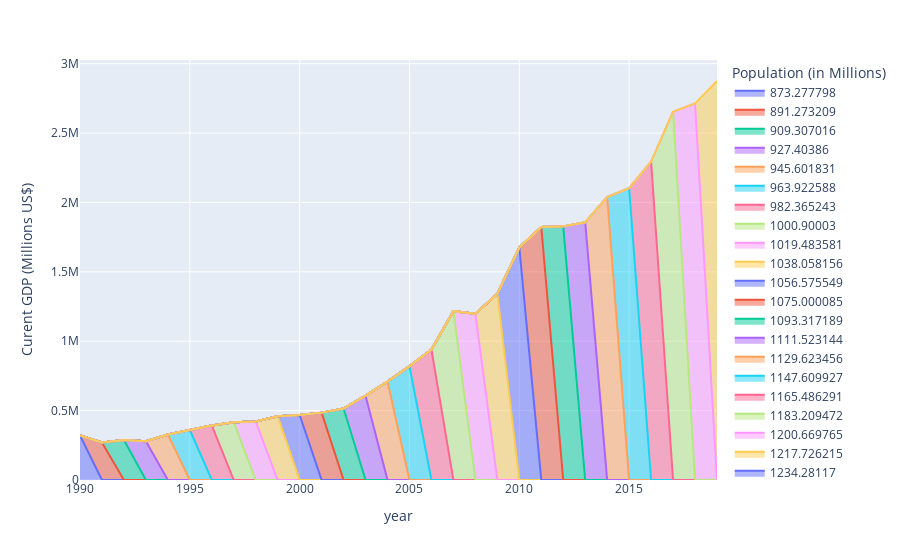

Source (notebook cell):
### Code cell
fig = px.area(df, x='year', y='Curent GDP (Millions US$)', color='Population (in Millions)')
fig.show()

### Figure 1 — Plotly figure (JSON) as saved in the notebook; plotly's stock layout.template omitted (floating-point values rounded to 4 significant figures)
{"data": [{"hovertemplate": "Population (in Millions)=873.277798<br>year=%{x}<br>Curent GDP (Millions US$)=%{y}<extra></extra>", "legendgroup": "873.277798", "line": {"color": "#636efa"}, "mode": "lines", "name": "873.277798", "orientation": "v", "showlegend": true, "stackgroup": "1", "type": "scatter", "x": [1990], "xaxis": "x", "y": [320979], "yaxis": "y"}, {"hovertemplate": "Population (in Millions)=891.273209<br>year=%{x}<br>Curent GDP (Millions US$)=%{y}<extra></extra>", "legendgroup": "891.273209", "line": {"color": "#EF553B"}, "mode": "lines", "name": "891.273209", "orientation": "v", "showlegend": true, "stackgroup": "1", "type": "scatter", "x": [1991], "xaxis": "x", "y": [270105], "yaxis": "y"}, {"hovertemplate": "Population (in Millions)=909.307016<br>year=%{x}<br>Curent GDP (Millions US$)=%{y}<extra></extra>", "legendgroup": "909.307016", "line": {"color": "#00cc96"}, "mode": "lines", "name": "909.307016", "orientation": "v", "showlegend": true, "stackgroup": "1", "type": "scatter", "x": [1992], "xaxis": "x", "y": [288208], "yaxis": "y"}, {"hovertemplate": "Population (in Millions)=927.40386<br>year=%{x}<br>Curent GDP (Millions US$)=%{y}<extra></extra>", "legendgroup": "927.40386", "line": {"color": "#ab63fa"}, "mode": "lines", "name": "927.40386", "orientation": "v", "showlegend": true, "stackgroup": "1", "type": "scatter", "x": [1993], "xaxis": "x", "y": [279296], "yaxis": "y"}, {"hovertemplate": "Population (in Millions)=945.601831<br>year=%{x}<br>Curent GDP (Millions US$)=%{y}<extra></extra>", "legendgroup": "945.601831", "line": {"color": "#FFA15A"}, "mode": "lines", "name": "945.601831", "orientation": "v", "showlegend": true, "stackgroup": "1", "type": "scatter", "x": [1994], "xaxis": "x", "y": [327276], "yaxis": "y"}, {"hovertemplate": "Population (in Millions)=963.922588<br>year=%{x}<br>Curent GDP (Millions US$)=%{y}<extra></extra>", "legendgroup": "963.922588", "line": {"color": "#19d3f3"}, "mode": "lines", "name": "963.922588", "orientation": "v", "showlegend": true, "stackgroup": "1", "type": "scatter", "x": [1995], "xaxis": "x", "y": [360282], "yaxis": "y"}, {"hovertemplate": "Population (in Millions)=982.365243<br>year=%{x}<br>Curent GDP (Millions US$)=%{y}<extra></extra>", "legendgroup": "982.365243", "line": {"color": "#FF6692"}, "mode": "lines", "name": "982.365243", "orientation": "v", "showlegend": true, "stackgroup": "1", "type": "scatter", "x": [1996], "xaxis": "x", "y": [392897], "yaxis": "y"}, {"hovertemplate": "Population (in Millions)=1000.90003<br>year=%{x}<br>Curent GDP (Millions US$)=%{y}<extra></extra>", "legendgroup": "1000.90003", "line": {"color": "#B6E880"}, "mode": "lines", "name": "1000.90003", "orientation": "v", "showlegend": true, "stackgroup": "1", "type": "scatter", "x": [1997], "xaxis": "x", "y": [415868], "yaxis": "y"}, {"hovertemplate": "Population (in Millions)=1019.483581<br>year=%{x}<br>Curent GDP (Millions US$)=%{y}<extra></extra>", "legendgroup": "1019.483581", "line": {"color": "#FF97FF"}, "mode": "lines", "name": "1019.483581", "orientation": "v", "showlegend": true, "stackgroup": "1", "type": "scatter", "x": [1998], "xaxis": "x", "y": [421351], "yaxis": "y"}, {"hovertemplate": "Population (in Millions)=1038.058156<br>year=%{x}<br>Curent GDP (Millions US$)=%{y}<extra></extra>", "legendgroup": "1038.058156", "line": {"color": "#FECB52"}, "mode": "lines", "name": "1038.058156", "orientation": "v", "showlegend": true, "stackgroup": "1", "type": "scatter", "x": [1999], "xaxis": "x", "y": [458820], "yaxis": "y"}, {"hovertemplate": "Population (in Millions)=1056.575549<br>year=%{x}<br>Curent GDP (Millions US$)=%{y}<extra></extra>", "legendgroup": "1056.575549", "line": {"color": "#636efa"}, "mode": "lines", "name": "1056.575549", "orientation": "v", "showlegend": true, "stackgroup": "1", "type": "scatter", "x": [2000], "xaxis": "x", "y": [468395], "yaxis": "y"}, {"hovertemplate": "Population (in Millions)=1075.000085<br>year=%{x}<br>Curent GDP (Millions US$)=%{y}<extra></extra>", "legendgroup": "1075.000085", "line": {"color": "#EF553B"}, "mode": "lines", "name": "1075.000085", "orientation": "v", "showlegend": true, "stackgroup": "1", "type": "scatter", "x": [2001], "xaxis": "x", "y": [485441], "yaxis": "y"}, {"hovertemplate": "Population (in Millions)=1093.317189<br>year=%{x}<br>Curent GDP (Millions US$)=%{y}<extra></extra>", "legendgroup": "1093.317189", "line": {"color": "#00cc96"}, "mode": "lines", "name": "1093.317189", "orientation": "v", "showlegend": true, "stackgroup": "1", "type": "scatter", "x": [2002], "xaxis": "x", "y": [514938], "yaxis": "y"}, {"hovertemplate": "Population (in Millions)=1111.523144<br>year=%{x}<br>Curent GDP (Millions US$)=%{y}<extra></extra>", "legendgroup": "1111.523144", "line": {"color": "#ab63fa"}, "mode": "lines", "name": "1111.523144", "orientation": "v", "showlegend": true, "stackgroup": "1", "type": "scatter", "x": [2003], "xaxis": "x", "y": [607699], "yaxis": "y"}, {"hovertemplate": "Population (in Millions)=1129.623456<br>year=%{x}<br>Curent GDP (Millions US$)=%{y}<extra></extra>", "legendgroup": "1129.623456", "line": {"color": "#FFA15A"}, "mode": "lines", "name": "1129.623456", "orientation": "v", "showlegend": true, "stackgroup": "1", "type": "scatter", "x": [2004], "xaxis": "x", "y": [709149], "yaxis": "y"}, {"hovertemplate": "Population (in Millions)=1147.609927<br>year=%{x}<br>Curent GDP (Millions US$)=%{y}<extra></extra>", "legendgroup": "1147.609927", "line": {"color": "#19d3f3"}, "mode": "lines", "name": "1147.609927", "orientation": "v", "showlegend": true, "stackgroup": "1", "type": "scatter", "x": [2005], "xaxis": "x", "y": [820382], "yaxis": "y"}, {"hovertemplate": "Population (in Millions)=1165.486291<br>year=%{x}<br>Curent GDP (Millions US$)=%{y}<extra></extra>", "legendgroup": "1165.486291", "line": {"color": "#FF6692"}, "mode": "lines", "name": "1165.486291", "orientation": "v", "showlegend": true, "stackgroup": "1", "type": "scatter", "x": [2006], "xaxis": "x", "y": [940260], "yaxis": "y"}, {"hovertemplate": "Population (in Millions)=1183.209472<br>year=%{x}<br>Curent GDP (Millions US$)=%{y}<extra></extra>", "legendgroup": "1183.209472", "line": {"color": "#B6E880"}, "mode": "lines", "name": "1183.209472", "orientation": "v", "showlegend": true, "stackgroup": "1", "type": "scatter", "x": [2007], "xaxis": "x", "y": [1216740], "yaxis": "y"}, {"hovertemplate": "Population (in Millions)=1200.669765<br>year=%{x}<br>Curent GDP (Millions US$)=%{y}<extra></extra>", "legendgroup": "1200.669765", "line": {"color": "#FF97FF"}, "mode": "lines", "name": "1200.669765", "orientation": "v", "showlegend": true, "stackgroup": "1", "type": "scatter", "x": [2008], "xaxis": "x", "y": [1198900], "yaxis": "y"}, {"hovertemplate": "Population (in Millions)=1217.726215<br>year=%{x}<br>Curent GDP (Millions US$)=%{y}<extra></extra>", "legendgroup": "1217.726215", "line": {"color": "#FECB52"}, "mode": "lines", "name": "1217.726215", "orientation": "v", "showlegend": true, "stackgroup": "1", "type": "scatter", "x": [2009], "xaxis": "x", "y": [1341890], "yaxis": "y"}, {"hovertemplate": "Population (in Millions)=1234.28117<br>year=%{x}<br>Curent GDP (Millions US$)=%{y}<extra></extra>", "legendgroup": "1234.28117", "line": {"color": "#636efa"}, "mode": "lines", "name": "1234.28117", "orientation": "v", "showlegend": true, "stackgroup": "1", "type": "scatter", "x": [2010], "xaxis": "x", "y": [1675620], "yaxis": "y"}, {"hovertemplate": "Population (in Millions)=1250.288729<br>year=%{x}<br>Curent GDP (Millions US$)=%{y}<extra></extra>", "legendgroup": "1250.288729", "line": {"color": "#EF553B"}, "mode": "lines", "name": "1250.288729", "orientation": "v", "showlegend": true, "stackgroup": "1", "type": "scatter", "x": [2011], "xaxis": "x", "y": [1823050], "yaxis": "y"}, {"hovertemplate": "Population (in Millions)=1265.78279<br>year=%{x}<br>Curent GDP (Millions US$)=%{y}<extra></extra>", "legendgroup": "1265.78279", "line": {"color": "#00cc96"}, "mode": "lines", "name": "1265.78279", "orientation": "v", "showlegend": true, "stackgroup": "1", "type": "scatter", "x": [2012], "xaxis": "x", "y": [1827640], "yaxis": "y"}, {"hovertemplate": "Population (in Millions)=1280.846129<br>year=%{x}<br>Curent GDP (Millions US$)=%{y}<extra></extra>", "legendgroup": "1280.846129", "line": {"color": "#ab63fa"}, "mode": "lines", "name": "1280.846129", "orientation": "v", "showlegend": true, "stackgroup": "1", "type": "scatter", "x": [2013], "xaxis": "x", "y": [1856720], "yaxis": "y"}, {"hovertemplate": "Population (in Millions)=1295.604184<br>year=%{x}<br>Curent GDP (Millions US$)=%{y}<extra></extra>", "legendgroup": "1295.604184", "line": {"color": "#FFA15A"}, "mode": "lines", "name": "1295.604184", "orientation": "v", "showlegend": true, "stackgroup": "1", "type": "scatter", "x": [2014], "xaxis": "x", "y": [2039130], "yaxis": "y"}, {"hovertemplate": "Population (in Millions)=1310.152403<br>year=%{x}<br>Curent GDP (Millions US$)=%{y}<extra></extra>", "legendgroup": "1310.152403", "line": {"color": "#19d3f3"}, "mode": "lines", "name": "1310.152403", "orientation": "v", "showlegend": true, "stackgroup": "1", "type": "scatter", "x": [2015], "xaxis": "x", "y": [2103590], "yaxis": "y"}, {"hovertemplate": "Population (in Millions)=1324.509589<br>year=%{x}<br>Curent GDP (Millions US$)=%{y}<extra></extra>", "legendgroup": "1324.509589", "line": {"color": "#FF6692"}, "mode": "lines", "name": "1324.509589", "orientation": "v", "showlegend": true, "stackgroup": "1", "type": "scatter", "x": [2016], "xaxis": "x", "y": [2294800], "yaxis": "y"}, {"hovertemplate": "Population (in Millions)=1338.658835<br>year=%{x}<br>Curent GDP (Millions US$)=%{y}<extra></extra>", "legendgroup": "1338.658835", "line": {"color": "#B6E880"}, "mode": "lines", "name": "1338.658835", "orientation": "v", "showlegend": true, "stackgroup": "1", "type": "scatter", "x": [2017], "xaxis": "x", "y": [2652750], "yaxis": "y"}, {"hovertemplate": "Population (in Millions)=1352.617328<br>year=%{x}<br>Curent GDP (Millions US$)=%{y}<extra></extra>", "legendgroup": "1352.617328", "line": {"color": "#FF97FF"}, "mode": "lines", "name": "1352.617328", "orientation": "v", "showlegend": true, "stackgroup": "1", "type": "scatter", "x": [2018], "xaxis": "x", "y": [2713170], "yaxis": "y"}, {"hovertemplate": "Population (in Millions)=1366.417754<br>year=%{x}<br>Curent GDP (Millions US$)=%{y}<extra></extra>", "legendgroup": "1366.417754", "line": {"color": "#FECB52"}, "mode": "lines", "name": "1366.417754", "orientation": "v", "showlegend": true, "stackgroup": "1", "type": "scatter", "x": [2019], "xaxis": "x", "y": [2875140], "yaxis": "y"}], "layout": {"legend": {"title": {"text": "Population (in Millions)"}, "tracegroupgap": 0}, "margin": {"t": 60}, "xaxis": {"anchor": "y", "domain": [0, 1], "title": {"text": "year"}}, "yaxis": {"anchor": "x", "domain": [0, 1], "title": {"text": "Curent GDP (Millions US$)"}}}}
